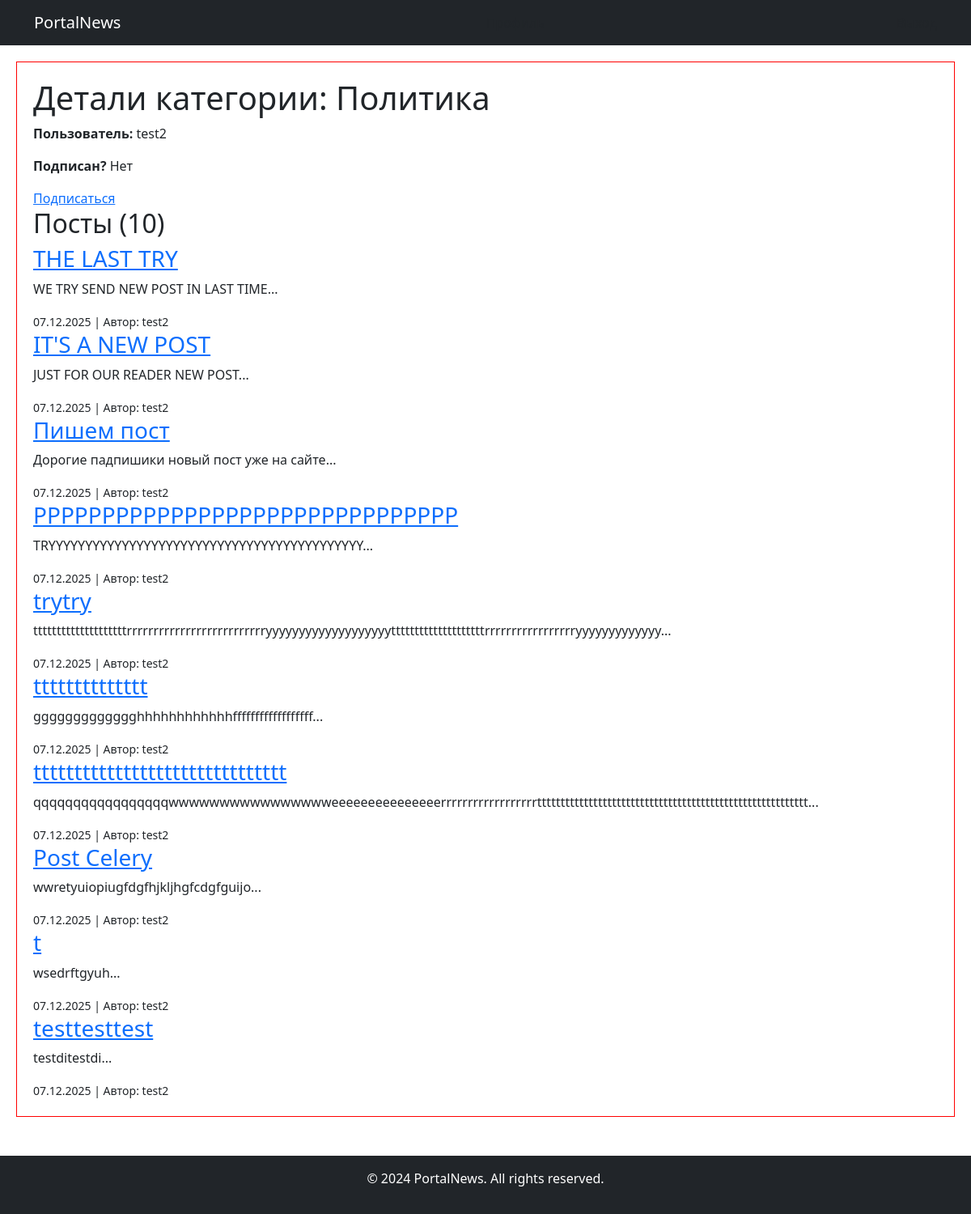
Page /news/category/1/ (signed in) on the committed database.
### news/models.py (models this page shows, shortened)
class Category(models.Model):
    name_category = models.CharField(max_length=64, unique=True)

class Post(models.Model):
    ARTICLE = 'AR'
    NEWS = 'NW'
    TYPE_CHOICES = [
        (ARTICLE, 'Статья'),
        (NEWS, 'Новость'),
    ]
    author = models.ForeignKey(Author, on_delete=models.CASCADE)
    post_type = models.CharField(max_length=10, choices=[('news', 'News'), ('article', 'Article')], default='news')  # Тип: статья или новость
    time_created = models.DateTimeField(auto_now_add=True)  # Авто-дата создания
    categories = models.ManyToManyField(Category, through='PostCategory', related_name='post', blank=False)
    title = models.CharField(max_length=128)
    text = models.TextField()
    rating = models.SmallIntegerField(default=0)
    is_published = models.BooleanField(default=False)
    def preview(self):
        return self.text[:124] + "..."
    class Meta:
        permissions = [('can_add_news_post', 'Can add news post'),
            ("can_create_post", "Can create post"),
               ("can_edit_post", "Can edit post"),]

class Author(models.Model):
    author_user = models.OneToOneField(User, on_delete=models.CASCADE, related_name='author_profile')
    rating_author = models.SmallIntegerField(default=0)  # Рейтинг автора, обновляется автоматически
    def __str__(self):
        return self.author_user.username

### news/views.py (the view)
# urls.py: path('category/<int:pk>/', views.CategoryDetailView.as_view(), name='category-detail'),
class CategoryDetailView(LoginRequiredMixin, DetailView):
    model = Category
    template_name = 'news/category_detail.html'
    context_object_name = 'category'
    def get_context_data(self, **kwargs):
        context = super().get_context_data(**kwargs)
        category = self.object
        if category:  # Добавлено: проверка, чтобы избежать ошибок
            context['posts'] = Post.objects.filter(
                categories=category,
                is_published=True
            ).order_by('-time_created')[:10]
            context['is_subscribed'] = CategorySubscription.objects.filter(
                user=self.request.user,
                category=category
            ).exists()
            context['subscription'] = CategorySubscription.objects.filter(
                user=self.request.user,
                category=category
            ).first()
            context[
                'debug_info'] = f"Категория: {category.name_category}, Постов: {len(context['posts'])}, Подписка: {context['is_subscribed']}"
        else:
            context['debug_info'] = "Категория не найдена!"
        return context

### news/templates/news/category_detail.html (shortened to what this page needs)
{% extends 'base.html' %}
{% load static %}
{% block content %}
<div style="border: 1px solid red; padding: 20px; margin: 20px;">
    <h1>Детали категории: {{ category.name_category }}</h1>
    {% if user.is_authenticated %}
        <p><strong>Пользователь:</strong> {{ user.username }}</p>
        <p><strong>Подписан?</strong> {{ is_subscribed|yesno:"Да,Нет" }}</p>
        {% if is_subscribed %}
            <p>Дата подписки: {{ subscription.subscribed_at|date:"d.m.Y H:i" }}</p>
            <form method="post" action="{% url 'news:unsubscribe-category' category.id %}">
                {% csrf_token %}
                <button type="submit">Отписаться</button>
            </form>
        {% else %}
            <a href="{% url 'news:subscribe-category' category.id %}">Подписаться</a>
        {% endif %}
    {% else %}
        <p>Не авторизован. <a href="{% url 'login' %}">Войти</a></p>
    {% endif %}
    <h2>Посты ({{ posts|length }})  </h2>
    {% for post in posts %}
        <div>
            <h3><a href="{% url 'news:post_detail' post.id %}"> {{ post.title }}</a></h3>
            <p>{{ post.preview }}</p>
            <small>{{ post.time_created|date:"d.m.Y" }} | Автор: {{ post.author }}</small>
        </div>
    {% empty %}
        <p>Нет опубликованных постов в этой категории. Добавьте в админке (с is_published=True)!</p>
    {% endfor %}
</div>
{% endblock %}

### rows in the picture
Category: name_category "Политика"
Post: title "THE LAST TRY", preview "WE TRY SEND NEW POST IN LAST TIME...", time_created "07.12.2025", author "test2"
Post: title "IT'S A NEW POST", preview "JUST FOR OUR READER NEW POST...", time_created "07.12.2025", author "test2"
Post: title "Пишем пост", preview "Дорогие падпишики новый пост уже на сайте...", time_created "07.12.2025", author "test2"
Post: title "PPPPPPPPPPPPPPPPPPPPPPPPPPPPPPP", preview "TRYYYYYYYYYYYYYYYYYYYYYYYYYYYYYYYYYYYYYYYYYYY...", time_created "07.12.2025", author "test2"
Post: title "trytry", preview "ttttttttttttttttttttrrrrrrrrrrrrrrrrrrrrrrrrrryyyyyyyyyyyyyyyyyyyttttttttttttttttttttrrrrrrrrrrrrrrrrryyyyyyyyyyyyy...", time_created "07.12.2025", author "test2"
Post: title "tttttttttttttt", preview "ggggggggggggghhhhhhhhhhhhffffffffffffffffff...", time_created "07.12.2025", author "test2"
Post: title "ttttttttttttttttttttttttttttttt", preview "qqqqqqqqqqqqqqqqqwwwwwwwwwwwwwwwweeeeeeeeeeeeeeerrrrrrrrrrrrrrrrrrtttttttttttttttttttttttttttttttttttttttttttttttttttttttttt...", time_created "07.12.2025", author "test2"
Post: title "Post Celery", preview "wwretyuiopiugfdgfhjkljhgfcdgfguijo...", time_created "07.12.2025", author "test2"
Post: title "t", preview "wsedrftgyuh...", time_created "07.12.2025", author "test2"
Post: title "testtesttest", preview "testditestdi...", time_created "07.12.2025", author "test2"

### other values in the picture
{{ user.username }} "test2"
{{ is_subscribed|yesno:"Да,Нет" }} "Нет"
{{ posts|length }} "10"
